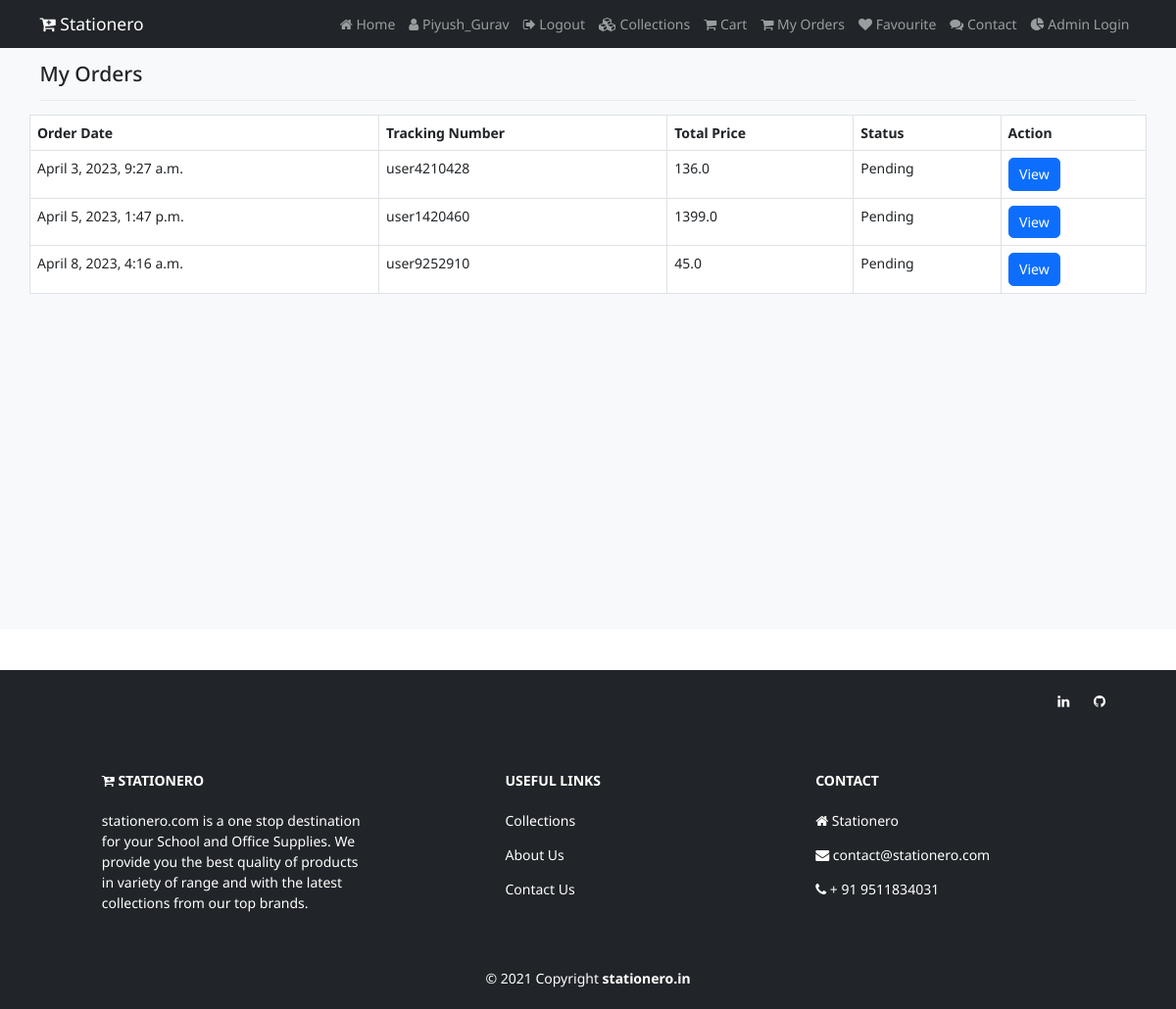
The page /myorders (signed in) on the database its author committed.
### shop/models.py (models this page shows, shortened)
class Order(models.Model):
    user=models.name = models.ForeignKey(User, on_delete=models.CASCADE)
    fullname=models.CharField(max_length=150, null=False)
    email=models.CharField(max_length=150, null=False)
    address=models.TextField(null=False)
    city=models.CharField(max_length=150, null=False)
    state=models.CharField(max_length=150, null=False)
    pincode=models.CharField(max_length=150, null=False)
    phone=models.CharField(max_length=10, null=False)
    total_price=models.FloatField(null=False)
    payment_mode=models.CharField(max_length=150,null=False)
    payment_id=models.CharField(max_length=250, null=True)
    orderstatuses=(
        ('Pending','Pending'),
        ('Out for Shipping','Out for Shipping'),
        ('Completed','Completed'),
    )
    status=models.CharField(max_length=150, choices=orderstatuses, default='Pending')
    message=models.TextField(null=True)
    tracking_no=models.CharField(max_length=150, null=True)
    created_at=models.DateTimeField(auto_now_add=True)
    updated_at=models.DateTimeField(auto_now=True)

### shop/order.py (the view)
# urls.py: path('myorders',order.index, name="myorders"),
def index(request):
    orders = Order.objects.filter(user=request.user)
    context = {'orders':orders}
    return render(request, 'shop/orders/orders.html', context)

### shop/templates/shop/orders/orders.html (shortened to what this page needs)
{% extends 'shop/layouts/main.html' %}
{% block content %}
<section class="bg-light py-4 my-5" style="min-height:600px;">
    <div class="container">
      <div class="row">
        <div class="col-12">
          <h4 class="mb-3">My Orders</h4>
          <hr style="border-color:#b8bfc2;">
        </div>
        <table class="table table-bordered">
            <thead>
                <tr>
                    <th>Order Date</th>
                    <th>Tracking Number</th>
                    <th>Total Price</th>
                    <th>Status</th>
                    <th>Action</th>
                </tr>
            </thead>
            <tbody>
                {% for item in orders %}
                    <tr>
                        <td>{{ item.created_at }}</td>
                        <td>{{ item.tracking_no }}</td>
                        <td>{{ item.total_price }}</td>
                        <td>{{ item.status }}</td>
                        <td>
                            <a class="btn btn-primary" href="{% url 'orderview' item.tracking_no %}">View</a>
                        </td>
                    </tr>
                {% endfor %}
            </tbody>
        </table>
      </div>
    </div>
  </section>
{% endblock content %}

### shop/templates/shop/inc/navbar.html (shortened to what this page needs)
<nav class="navbar navbar-expand-lg navbar-dark bg-dark fixed-top">
    <div class="container">
      <a class="navbar-brand" href="/"><i class="fa fa-cart-plus"></i> Stationero</a>
      <div class="collapse navbar-collapse" id="navbarNav">
        <div class="navbar-nav ms-auto">
          <a class="nav-link" aria-current="page" href="{% url 'home' %}"><i class="fa fa-home"></i> Home</a>
          {% if request.user.is_authenticated %}
            <a class="nav-link" aria-current="page" href="#"><i class="fa fa-user"></i> {{request.user}}</a>
            <a class="nav-link" aria-current="page" href="{% url 'logout' %}"><i class="fa fa-sign-out"></i> Logout</a>
          {% else %}
            <a class="nav-link" href="{% url 'login' %}"><i class="fa fa-sign-in"></i> Login</a>
            <a class="nav-link" href="{% url 'register' %}"><i class="fa fa-users"></i> Register</a>
          {% endif %}
            <a class="nav-link" href="{% url 'collections' %}"><i class="fa fa-cubes"></i> Collections</a>
            <a class="nav-link" href="{% url 'cart' %}"><i class="fa fa-shopping-cart"></i> Cart</a>
            <a class="nav-link" href="{% url 'myorders' %}"><i class="fa fa-shopping-cart"></i> My Orders</a>
            <a class="nav-link" href="{% url 'favviewpage' %}"><i class="fa fa-heart"></i> Favourite</a>
            <a class="nav-link" href="{% url 'contact_form' %}"><i class="fa fa-comments"></i> Contact</a>
            <a class="nav-link" href="admin/login/?next=/admin/"><i class="fa fa-pie-chart" aria-hidden="true"></i> Admin Login</a>
        </div>
    </div>
  </nav>

### static/css/style.css (style rules this page uses)
html { font-size: 14px; }
body { font-family: 'Noto Sans', sans-serif; }
a { text-decoration: none; }

### rows shown on the page
Order: created_at "April 3, 2023, 9:27 a.m.", tracking_no "user4210428", total_price "136.0", status "Pending"
Order: created_at "April 5, 2023, 1:47 p.m.", tracking_no "user1420460", total_price "1399.0", status "Pending"
Order: created_at "April 8, 2023, 4:16 a.m.", tracking_no "user9252910", total_price "45.0", status "Pending"

### other values the page prints
{{ request.user }} "Piyush_Gurav"
